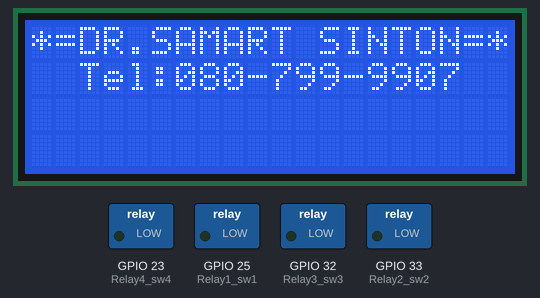
Simulated run of this sketch. Board: ESP32. Parts: 20×4 character LCD, switched loads named in the sketch (green lamp = pin HIGH). WiFi joins after 1.5 s; servers stay silent unless stated; what the sketch prints to the serial monitor is not drawn.

Above: at 0.2 s.
At 5.1 s:
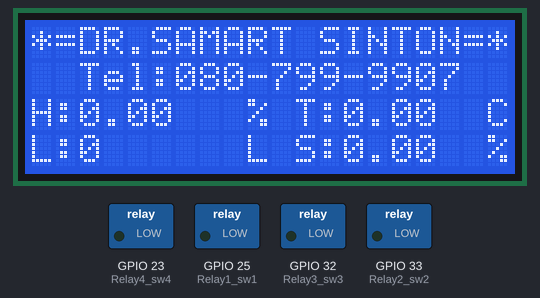

The sketch:

smartfarm001.ino
```cpp
/* Fill-in your Template ID (only if using Blynk.Cloud) */
#define BLYNK_TEMPLATE_ID "TMPL6e1s5Xl_5"
#define BLYNK_TEMPLATE_NAME "AICSmartCPRU"
#define BLYNK_AUTH_TOKEN "OLktlYlg1n31K4gLQPza4jqe5gv7lrgp"
#define BLYNK_FIRMWARE_VERSION "0.1.0"

#include <WiFi.h>
#include <WiFiClient.h>
#include <BlynkSimpleEsp32.h>
#include <ModbusMaster.h>
#include <SimpleTimer.h>
#include <Wire.h>
#include <LiquidCrystal_I2C.h>
#include <HTTPClient.h>

// WiFi credentials
char ssid[] = "Dr.Samart";  //เปลี่ยนชื่อ และรหัสผ่าน Wi-Fi และทำการ upload code ใหม่
char pass[] = "0807999907";

// Blynk authentication
char auth[] = BLYNK_AUTH_TOKEN;

// Modbus Master
ModbusMaster node1;  // Slave ID1: SoilMoisture Sensor
ModbusMaster node2;  // Slave ID2: 3IN1 Humidity, Temperature and Light

// Simple Timer
SimpleTimer timer;

// Define RX,TX
#define RX1 16  //16
#define TX1 17  //17

// 4CH Onboard Relay
#define Relay1_sw1 25
#define Widget_Btn_sw1 V5
#define Relay2_sw2 33
#define Widget_Btn_sw2 V6
#define Relay3_sw3 32
#define Widget_Btn_sw3 V7
#define Relay4_sw4 23
#define Widget_Btn_sw4 V8

// LCD
LiquidCrystal_I2C lcd(0x27, 20, 4);

// Line Notify
const char *line_notify_token = "";  //เปลี่ยน Line token

// Timing variables
unsigned long previousMillis1 = 0;
const unsigned long lineNotifyInterval = 60000;  // 1 minute
unsigned long previousMillisLCD = 0;
const long intervalLCD = 5000;  // Update LCD every 5 seconds

// Temperature Threshold
const float TEMP_THRESHOLD = 35.0;

//=================Blynk Virtual Pin=================//
//V1  Humidity
//V2  Temperature
//V3  Light
//V4  SoilMoisture
//V5 สวิตซ์ 1
//V6 สวิตซ์ 2
//V7 สวิตซ์ 3
//V8 สวิตซ์ 4
//=================Blynk Virtual Pin=================//

//Setup Function
void setup() {
  Serial.begin(9600);
  Serial2.begin(9600, SERIAL_8N1, RX1, TX1);
  node1.begin(1, Serial2);  // Slave ID1: SoilMoisture Sensor
  node2.begin(2, Serial2);  // Slave ID2: 3IN1 Humidity, Temperature and Light

  // LCD
  lcd.begin();
  lcd.backlight();

  // แสดงข้อความเริ่มต้นที่ต้องการให้คงอยู่ตลอด
  displayInitialLCDMessages();  // แสดงข้อความที่ไม่ต้องการให้หายไป

  // Relay Mode
  pinMode(Relay1_sw1, OUTPUT);
  pinMode(Relay2_sw2, OUTPUT);
  pinMode(Relay3_sw3, OUTPUT);
  pinMode(Relay4_sw4, OUTPUT);
  // Initial relay status
  digitalWrite(Relay1_sw1, LOW);
  digitalWrite(Relay2_sw2, LOW);
  digitalWrite(Relay3_sw3, LOW);
  digitalWrite(Relay4_sw4, LOW);

  // Function: Connect to Wi-Fi
  initWiFi();

  timer.setInterval(5000L, update3in1sensor);  // Update sensor data every 5 seconds
  timer.setInterval(5000L, readSensorssoil1);  // Update soil moisture every 5 seconds

  Blynk.config(auth);
  delay(1000);  // Short delay to ensure Wi-Fi and Blynk connection
}

//Loop Function
void loop() {
  Blynk.run();  // Run Blynk connection
  timer.run();  // Run the SimpleTimer to update sensors regularly

  unsigned long currentMillis = millis();

  // Update LCD every 5 seconds
  if (currentMillis - previousMillisLCD >= intervalLCD) {
    previousMillisLCD = currentMillis;
    displaySensorDataOnLCD();  // Update only the sensor data
  }

  // Check for temperature threshold and send Line notify
  if (currentMillis - previousMillis1 >= lineNotifyInterval) {
    previousMillis1 = currentMillis;
    checkTEMPThresholdAndNotify();
  }
}

// Function connect to Wi-Fi
void initWiFi() {
  WiFi.begin(ssid, pass);
  Serial.print("Connecting to WiFi ..");
  while (WiFi.status() != WL_CONNECTED) {
    delay(1000);
    Serial.print(".");
  }
  Serial.println("\nConnected to WiFi");
  Serial.println(WiFi.localIP());
}

// Function Check connect to Blynk-IoT
void checkBlynkStatus() {
  if (!Blynk.connected()) {
    Serial.println("Blynk Not Connected");
  }
}

//If blynk connected sync all virtual pin
BLYNK_CONNECTED() {
  Blynk.syncAll();
}

// Function Read sensor: SoilMoisture Slave ID:1
void readSensorssoil1() {
  uint8_t result1;
  float soil1 = node1.getResponseBuffer(2) / 10.0f;
  Serial.println("Get Soil data");
  result1 = node1.readHoldingRegisters(0x0000, 3);  // Read 2 registers starting at 1)
  if (result1 == node1.ku8MBSuccess) {
    Serial.print("Soil: ");
    Serial.println(node1.getResponseBuffer(2) / 10.0f);
  }
  delay(1000);
  Blynk.virtualWrite(V4, soil1);
}

// Function to read 3IN1 sensor: Humidity, Temperature, and Light Slave ID:2
void read3in1sensor(float &humi2, float &temp2, int &light2) {
  uint8_t result2;
  humi2 = (node2.getResponseBuffer(0) / 10.0f);
  temp2 = (node2.getResponseBuffer(1) / 10.0f);
  light2 = (int)node2.getResponseBuffer(2);  // แปลง light2 เป็น int

  Serial.println("Get 3IN1 Data");
  result2 = node2.readInputRegisters(0x0000, 3);  // Read 2 registers starting at 1)
  if (result2 == node2.ku8MBSuccess) {
    Serial.print("humi2: ");
    Serial.println(node2.getResponseBuffer(0) / 10.0f);
    Serial.print("temp2: ");
    Serial.println(node2.getResponseBuffer(1) / 10.0f);
    Serial.print("light2: ");
    Serial.println(node2.getResponseBuffer(2));

    Blynk.virtualWrite(V1, humi2);
    Blynk.virtualWrite(V2, temp2);
    Blynk.virtualWrite(V3, light2);

  } else {
    Serial.println("Failed to read from 3IN1 sensor");
  }
}

// สร้างฟังก์ชันใหม่สำหรับ SimpleTimer เพื่ออัปเดตข้อมูลเซ็นเซอร์
void update3in1sensor() {
  float humi2, temp2;
  int light2;
  read3in1sensor(humi2, temp2, light2);  // เรียกใช้ฟังก์ชันเพื่ออ่านค่าจากเซ็นเซอร์ 3IN1
}

// BTN ON/OFF Relay1
BLYNK_WRITE(Widget_Btn_sw1) {
  digitalWrite(Relay1_sw1, param.asInt() == 1 ? HIGH : LOW);
}

// BTN ON/OFF Relay2
BLYNK_WRITE(Widget_Btn_sw2) {
  digitalWrite(Relay2_sw2, param.asInt() == 1 ? HIGH : LOW);
}

// BTN ON/OFF Relay1
BLYNK_WRITE(Widget_Btn_sw3) {
  digitalWrite(Relay3_sw3, param.asInt() == 1 ? HIGH : LOW);
}

// BTN ON/OFF Relay1
BLYNK_WRITE(Widget_Btn_sw4) {
  digitalWrite(Relay4_sw4, param.asInt() == 1 ? HIGH : LOW);
}

// Function send line notify
void sendLineNotify(String message) {
  if (WiFi.status() == WL_CONNECTED) {
    HTTPClient http;
    http.begin("https://notify-api.line.me/api/notify");
    http.addHeader("Content-Type", "application/x-www-form-urlencoded");
    http.addHeader("Authorization", "Bearer " + String(line_notify_token));

    int httpResponseCode = http.POST("message=" + message);

    if (httpResponseCode > 0) {
      Serial.println(httpResponseCode);
      Serial.println(http.getString());
    } else {
      Serial.print("Error on sending POST: ");
      Serial.println(httpResponseCode);
    }
    http.end();
  } else {
    Serial.println("Error in WiFi connection");
  }
}

// Display data on LCD
void displayInitialLCDMessages() {
  lcd.clear();
  lcd.setCursor(0, 0);
  lcd.print("*=DR.SAMART SINTON=*");

  lcd.setCursor(2, 1);
  lcd.print("Tel:080-799-9907");
}

// แสดงข้อมูลเซ็นเซอร์ในบรรทัดที่ 3 และ 4
void displaySensorDataOnLCD() {
  // ไม่เคลียร์หน้าจอ เพื่อให้ข้อความที่บรรทัด 1 และ 2 ยังคงอยู่
  float soil1 = node1.getResponseBuffer(2) / 10.0f;
  float humi2 = node2.getResponseBuffer(0) / 10.0f;
  float temp2 = node2.getResponseBuffer(1) / 10.0f;
  int light2 = (int)node2.getResponseBuffer(2);

  // แสดงข้อมูลเซ็นเซอร์ในบรรทัดที่ 3 และ 4
  lcd.setCursor(0, 2);  // Start at row 3, column 0
  lcd.print("H:");
  lcd.print(humi2);
  lcd.setCursor(9, 2);
  lcd.print("%");

  lcd.setCursor(11, 2);
  lcd.print("T:");
  lcd.print(temp2);
  lcd.setCursor(19, 2);
  lcd.print("C");

  lcd.setCursor(0, 3);  // Start at row 4, column 0
  lcd.print("L:");
  lcd.print(light2);
  lcd.setCursor(9, 3);
  lcd.print("L");

  lcd.setCursor(11, 3);
  lcd.print("S:");
  lcd.print(soil1);
  lcd.setCursor(19, 3);
  lcd.print("%");
}

// Function to check temperature threshold and notify via Line
void checkTEMPThresholdAndNotify() {
  float temp2 = node2.getResponseBuffer(1) / 10.0f;
  if (temp2 > TEMP_THRESHOLD) {
    String message = "แจ้งเตือนอุณหภูมิสูงกว่าเกณฑ์!\nTEMP: " + String(temp2) + "C\n";
    sendLineNotify(message);
  }
}
```
